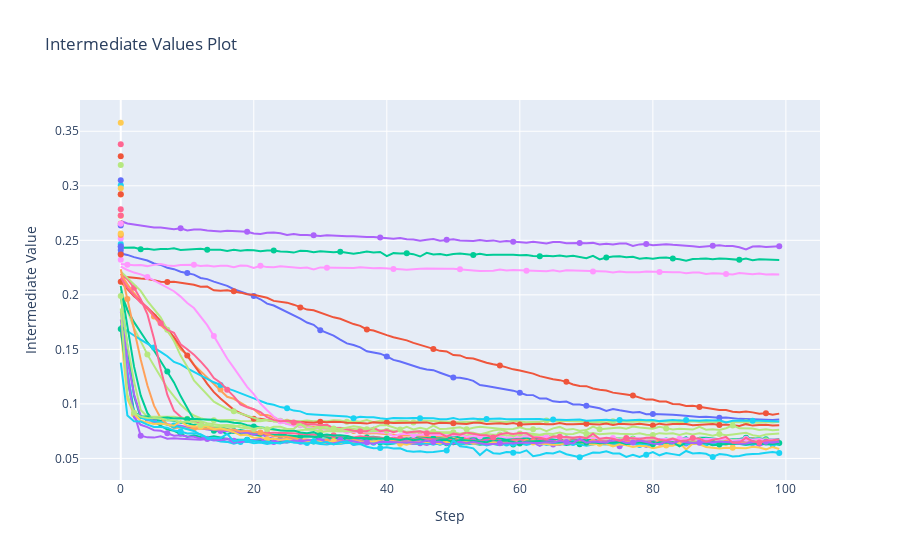

Here is the notebook cell this chart was saved with:
### Code cell
optuna.visualization.plot_intermediate_values(study)
